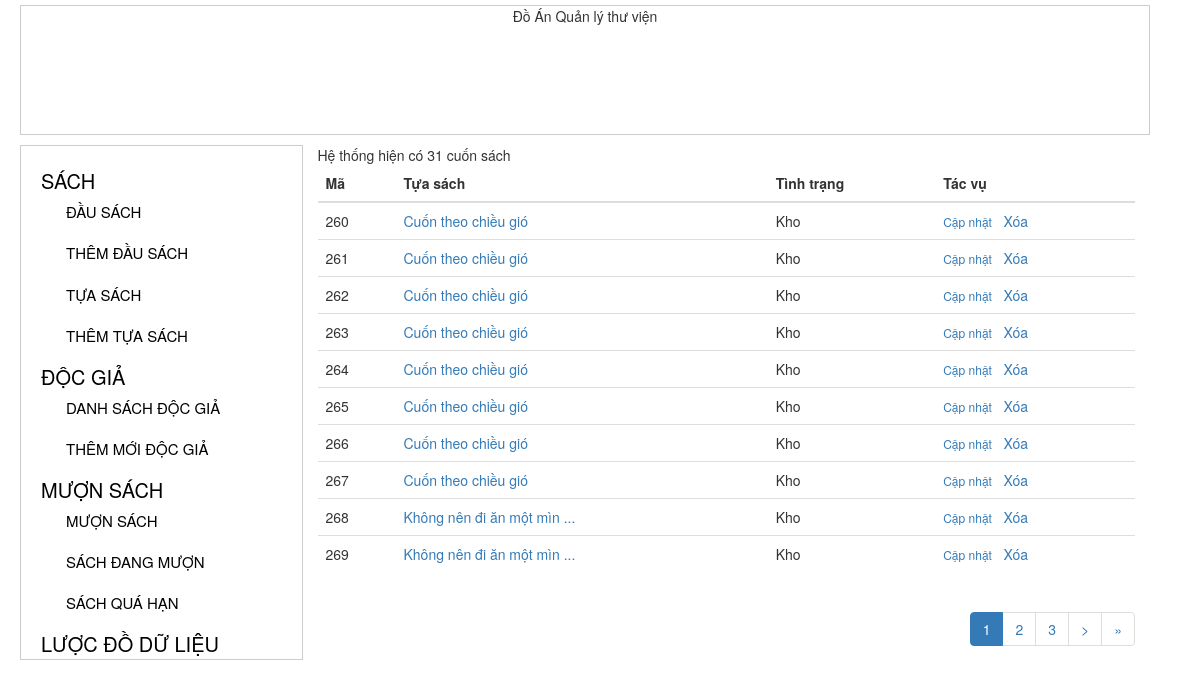
/index.php?act=list_sach, run on an earlier commit of the app's database.
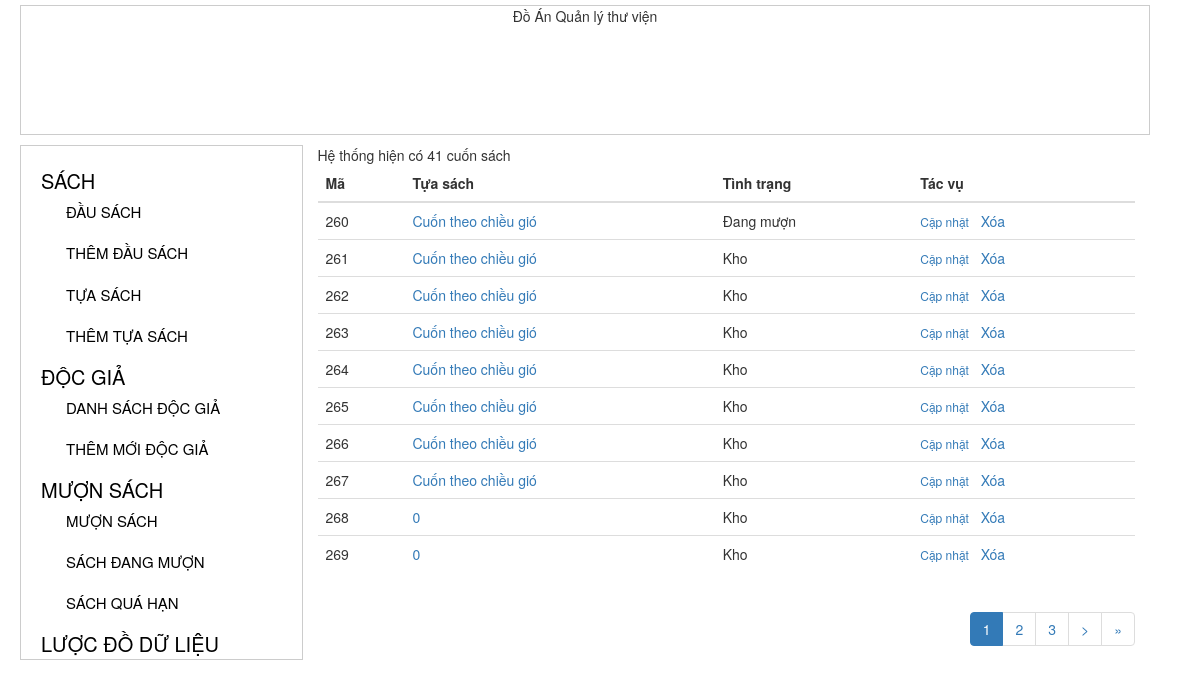
And on a later commit of the database.
### tables this page shows
CREATE TABLE `cuonsach` (
  `isbn` int(11) DEFAULT NULL,
  `ma_cuonsach` int(11) NOT NULL,
  `tinhtrang` int(255) NOT NULL
);

CREATE TABLE `dausach` (
  `isbn` int(11) UNSIGNED NOT NULL,
  `ma_tuasach` int(11) NOT NULL,
  `ngonngu` varchar(15) NOT NULL,
  `bia` varchar(255) NOT NULL,
  `trangthai` varchar(1) NOT NULL
);

CREATE TABLE `tuasach` (
  `ma_tuasach` int(11) UNSIGNED NOT NULL,
  `tuasach` varchar(255) NOT NULL,
  `tacgia` varchar(255) NOT NULL,
  `tomtat` text NOT NULL
);

### inc/class_books.php (called while the page is built, shortened)
<?php
Class CuonSach{
	public static function list_books($select_all = 0, $posts_per_age = 10, $current_page = 1) {
		global $conn;
		if($select_all){
			$sql ="SELECT * FROM cuonsach";
			$result = $conn->query($sql);
			if ($result && $result->num_rows > 0) {
				return $result;
			}
			return 0;
		} else {
			$offset = $posts_per_age * ($current_page - 1);
			$sql ="SELECT * FROM cuonsach LIMIT {$posts_per_age} OFFSET {$offset}";
			$result = $conn->query($sql);
			if ($result && $result->num_rows > 0) {
				return $result;
			}
			return 0;
		}
	}
}

### inc/class_dau_sach.php (called while the page is built, shortened)
<?php
Class DauSach{
	protected $conn;
	static $instance;
	function __construct() {
		global $conn;
		$this->conn 	= $conn;
		$this->table 	= 'dausach';
	}
	static function getInstance(){
        if(self::$instance !== null){
            return self::$instance;
        }
        self::$instance = new DauSach();
        return self::$instance;
    }
	function getMaTuaSachByISBN($isbn){
		$sql 	= "SELECT ma_tuasach FROM $this->table WHERE isbn = {$isbn}";
		$result = $this->conn->query($sql);
		if ($result &&  $result->num_rows > 0 ) {
			while( $row = $result->fetch_assoc() ) {
				return $row['ma_tuasach'];
			}
		}
		return 0;
	}
	function getTuaSachByISBN($isbn){
		$ma_tuasach = $this->getMaTuaSachByISBN($isbn);
		$tuasach 	=  TuaSach::getInstance();
		return $tuasach->getTitleTuaSach($ma_tuasach);
	}
}

### inc/class_tua_sach.php (called while the page is built, shortened)
<?php
Class TuaSach{
	protected $conn;
	protected $table;
	static $instance;
	function __construct(){
		global $conn;
		$this->conn = $conn;
		$this->table = 'tuasach';
	}
	static function getInstance(){
        if(self::$instance !== null){
            return self::$instance;
        }
        self::$instance = new TuaSach();
        return self::$instance;
    }
	function getTitleTuaSach($ma_tuasach){
		$result = $this->kiemTraTuaSachTonTai($ma_tuasach);
		if( $result ){
			while( $row = $result->fetch_assoc() ) {
				return $row['tuasach'];
			}
		}
		return 0;
	}
	function kiemTraTuaSachTonTai($ma_tuasach){
		$sql ="SELECT * FROM {$this->table} WHERE ma_tuasach = {$ma_tuasach} ";
		$result = $this->conn->query($sql);
		if ($result && $result->num_rows > 0) {
			return $result;
		}
		return 0;
	}
}

### module/list_sach.php (the view, shortened to what this page needs)
<?php
$total = CuonSach::list_books($select_all = 1);
if( !empty($total) ){
	$url = 'index.php?act=list_sach&';
	$total_record = $total->num_rows;
    $current_page = isset($_GET['page']) ? $_GET['page'] : 1;
    $posts_per_page = 10;
    $max_page = ceil($total_record/$posts_per_page);
	$result = CuonSach::list_books($select_all = 0, $posts_per_page, $current_page );
    echo "Hệ thống hiện có {$total_record} cuốn sách";
	echo '<table class="table ">';
	echo '<thead><tr><th> Mã</th> <th> Tựa sách </th><th> Tình trạng </td> <th> Tác vụ </th> </tr></thead>';
	echo ' <tbody>';
	while( $row = $result->fetch_assoc() ) {
		$isbn 		= $row['isbn'];
		$tinhtrang 	= ($row['tinhtrang'] == 1)  ?  'Kho' :'Đang mượn';
		echo '<tr>';
        echo "<td> " . $row["ma_cuonsach"]. " </td><td> <a class='' href= 'index.php?act=chi_tiet_sach&id=".$row["ma_cuonsach"]."'> " . limit_string( getTuaSachByISBN($isbn),30). "</a> </td><td>". $tinhtrang. "</td>";
        echo "<td><a  class='action'  href='index.php?act=frm_insert_book&id=".$row["ma_cuonsach"]."'>Cập nhật</a> &nbsp; <a href='{$url}page={$current_page}&del={$row["ma_cuonsach"]}' onclick ='return remove_tua_sach()'> Xóa</a>  ";
        echo '</tr>';
    }
    echo '</tbody>';
    echo '</table>';
    echo paginate( $posts_per_page, $current_page, $total_record,  $max_page, $url = 'index.php?act=list_sach');
}

What changed in the data, as far as the page shows it:
changed cuonsach id 260: tinhtrang "Kho" → "Đang mượn"
changed cuonsach id 268: isbn.tuasach "Không nên đi ăn một mìn ..." → "0"
changed cuonsach id 269: isbn.tuasach "Không nên đi ăn một mìn ..." → "0"
Also different on the page:
$total_record: "31" → "41"
